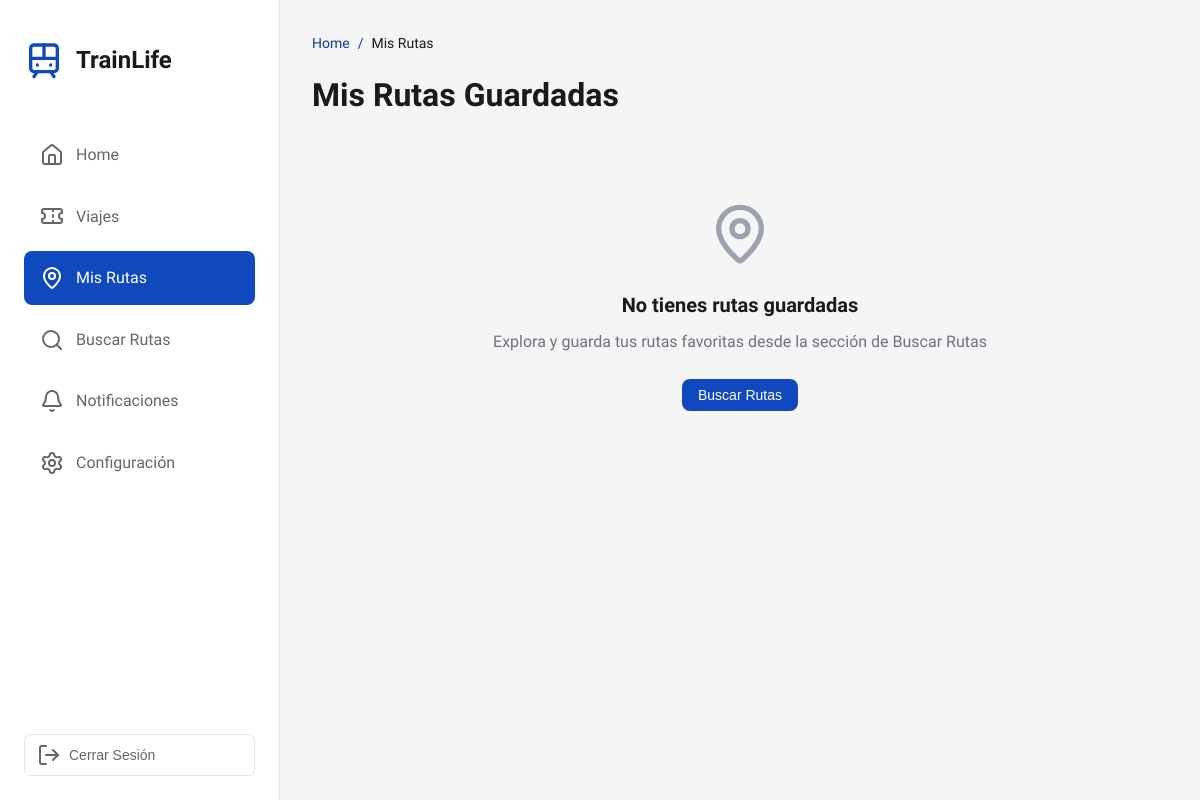
/misRutas/1/ (signed in), run on an earlier commit of the app's database.
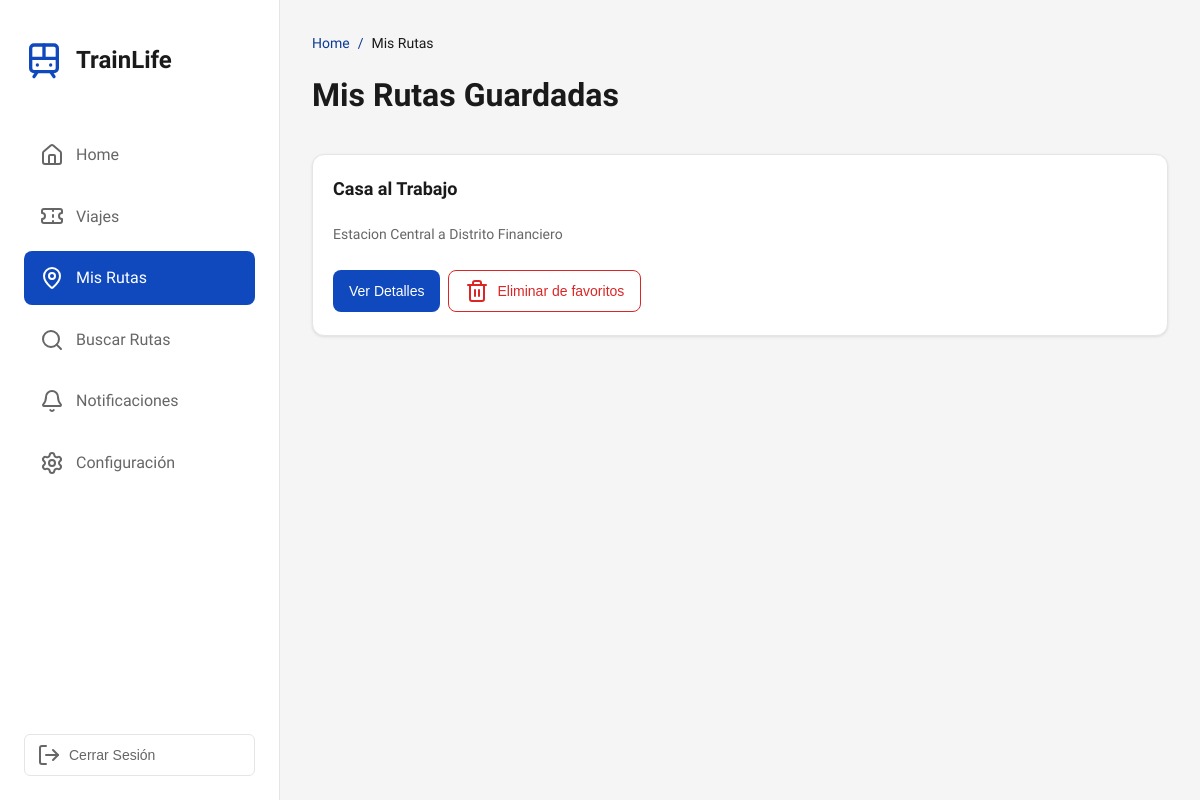
And on a later commit of the database.
### trainLife/models.py (models this page shows, shortened)
class Ruta(models.Model):
    usuario = models.ForeignKey(Usuario, on_delete=models.CASCADE, related_name='rutas', null=True, blank=True)
    nombre = models.CharField(max_length=200)  # Nombre descriptivo de la ruta
    descripcion = models.TextField(blank=True, null=True)  # Descripción opcional
    fechaCreacion = models.DateTimeField(auto_now_add=True)
    fechaActualizacion = models.DateTimeField(auto_now=True)
    class Meta:
        ordering = ['-fechaCreacion']
        verbose_name = 'Ruta'
        verbose_name_plural = 'Rutas'

### trainLife/views.py (the view)
# urls.py: path('misRutas/<int:usuario_id>/', views.misRutas, name='mis_rutas'),
def misRutas(request, usuario_id):
    session_usuario_id = request.session.get('usuario_id')
    if not session_usuario_id or session_usuario_id != usuario_id:
        return redirect('login')
    usuario = Usuario.objects.filter(id=usuario_id).first()
    if not usuario:
        return redirect('login')
    rutas = Ruta.objects.filter(usuario=usuario).prefetch_related('trayectos')
    return render(request, 'MisRutas.html', {
        'usuario': usuario,
        'rutas': rutas
    })

### trainLife/templates/MisRutas.html (shortened to what the changed rows need)
<!DOCTYPE html>
<html lang="es">
{% load static %}
<head>
    <link rel="stylesheet" href="{% static 'styles/MisRutas.css' %}">
    <link rel="stylesheet" href="{% static 'styles/confirmModal.css' %}">
</head>
<body>
    <div class="container">
        <aside class="sidebar" role="navigation" aria-label="Navegación principal">
            <div class="sidebar-content">
                <div class="logo-section">
                    <h1 class="logo-text">TrainLife</h1>
                </div>
            </div>
        </aside>
        <main class="main-content" role="main" aria-label="Contenido principal">
            <div class="content-wrapper">
                <h1 class="page-title">Mis Rutas Guardadas</h1>
                <div class="routes-container" role="list" aria-label="Lista de rutas guardadas">
                    {% if rutas %}
                    {% for ruta in rutas %}
                    <div class="route-card" role="listitem" aria-labelledby="route-{{ ruta.id }}-title">
                        <div class="route-header">
                            <div class="route-info">
                                <h2 class="route-title" id="route-{{ ruta.id }}-title">{{ ruta.nombre }}</h2>
                                {% if ruta.descripcion %}
                                <p class="route-subtitle">{{ ruta.descripcion }}</p>
                                {% endif %}
                                <div class="route-actions">
                                    <button class="btn btn-primary expand-route" data-route-id="{{ ruta.id }}"
                                        aria-expanded="false" aria-controls="route-{{ ruta.id }}-details"
                                        aria-label="Ver detalles de la ruta {{ ruta.nombre }}">
                                        <span>Ver Detalles</span>
                                    </button>
                                    <button class="btn btn-delete"
                                        data-delete-route-id="{{ ruta.id }}"
                                        data-delete-route-name="{{ ruta.nombre|escapejs }}"
                                        data-delete-url="{% url 'eliminar_ruta_favorito' usuario.id ruta.id %}"
                                        aria-label="Eliminar ruta {{ ruta.nombre }} de favoritos">
                                        <i data-lucide="trash-2" aria-hidden="true"></i>
                                        <span>Eliminar de favoritos</span>
                                    </button>
                                </div>
                            </div>
                            <div class="route-map route-map-main" role="img"
                                aria-label="Mapa de la ruta {{ ruta.nombre }}"></div>
                        </div>
                    </div>
                    {% endfor %}
                    {% else %}
                    <div class="empty-state" style="text-align: center; padding: 3rem;">
                        <i data-lucide="map-pin"
                            style="width: 64px; height: 64px; margin: 0 auto 1rem; color: #9ca3af;"></i>
                        <p style="font-size: 1.25rem; font-weight: 600; margin-bottom: 0.5rem;">No tienes rutas
                            guardadas</p>
                        <p style="color: #6b7280; margin-bottom: 1.5rem;">Explora y guarda tus rutas favoritas desde la
                            sección de Buscar Rutas</p>
                        <button class="btn btn-primary"
                            onclick="window.location.href='{% url 'buscar_rutas' usuario.id %}'">
                            Buscar Rutas
                        </button>
                    </div>
                    {% endif %}
                </div>
            </div>
        </main>
    </div>
</body>
</html>

What changed in the data, as far as the page shows it:
now on this page (row edited): Ruta: nombre "Casa al Trabajo", descripcion "Estacion Central a Distrito Financiero"
Also different on the page:
text no longer shown: "No tienes rutas guardadas Explora y guarda tus rutas favoritas desde la sección de Buscar Rutas Buscar Rutas"
